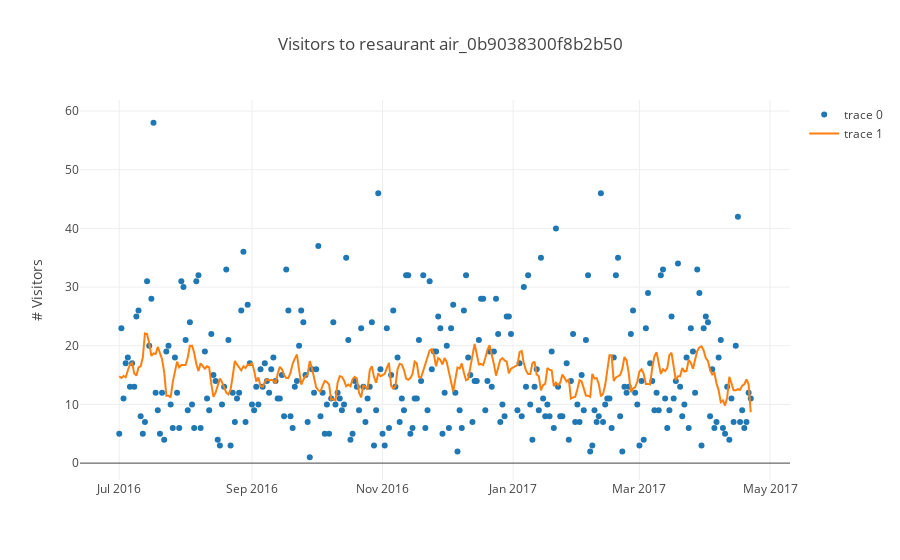
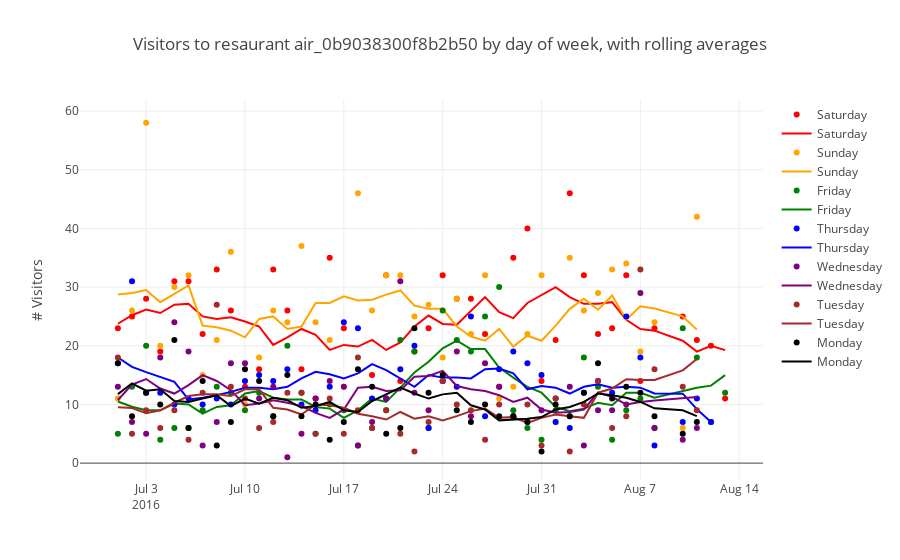
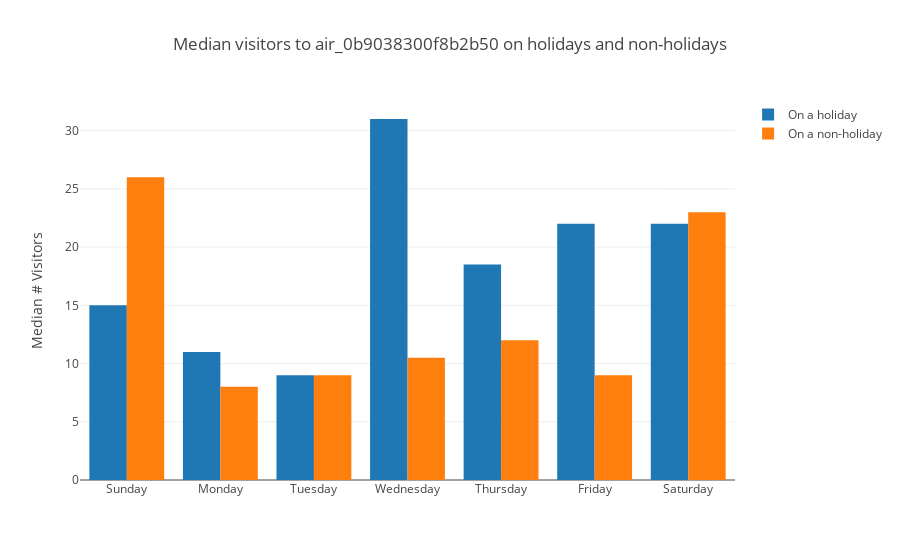
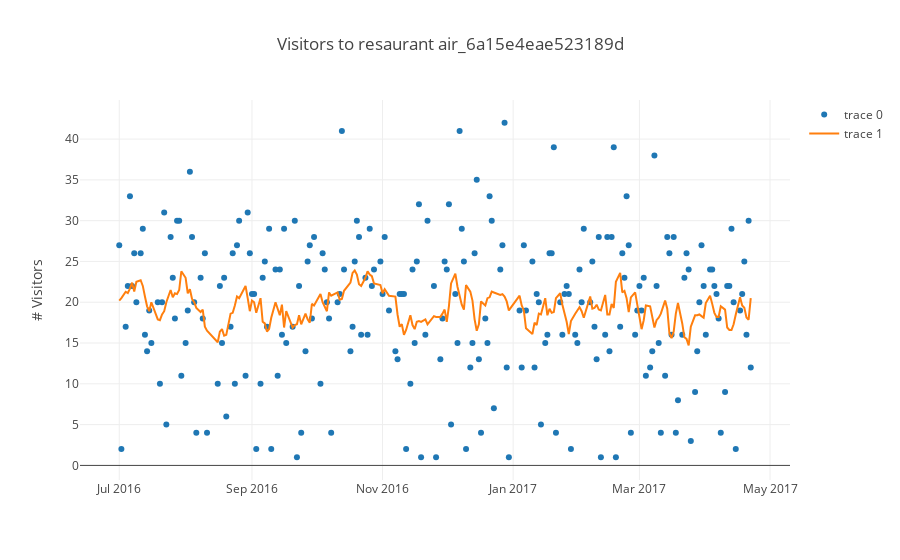

The notebook cell saved with these charts, in order:
### Code cell
# Plots data for several random restaurants.
NUM_RESTAURANTS = 7

# We're using Plotly in offline mode
# because it appears plotly the credentials on our GCE VM.
from plotly.offline import init_notebook_mode, iplot
import plotly.graph_objs as go
import random

init_notebook_mode(connected=True)

# Converts date strings to datetime objects.
data[AIR_VISIT_DATA]['visit_date'] = pd.to_datetime(data[AIR_VISIT_DATA]['visit_date'])
data[DATE_INFO]['visit_date'] = pd.to_datetime(data[DATE_INFO]['visit_date'])
data[AIR_RESERVE]['visit_datetime'] = pd.to_datetime(data[AIR_RESERVE]['visit_datetime'])
data[AIR_RESERVE]['reserve_datetime'] = pd.to_datetime(data[AIR_RESERVE]['reserve_datetime'])

for i in range(NUM_RESTAURANTS):
  random_index = random.randint(0, data[SAMPLE_SUBMISSION].shape[0])
  air_id = data[SAMPLE_SUBMISSION]['id'][random_index][:len('air_00a91d42b08b08d9')]
  
  # Plots the number of visitors to this restaurant over time.
  air_visit_data = data[AIR_VISIT_DATA][data[AIR_VISIT_DATA]['air_store_id'] == air_id]
  
  # The given air store may or may not be represented in the hgp store data.
  air_ids = data[STORE_ID_RELATION]['air_store_id']
  idx = air_ids[air_ids == air_id].index
  hpg_id = ''
  if len(idx) > 0:
    hpg_id = data[STORE_ID_RELATION]['hpg_store_id'][idx[0]]

  plot_number_of_visitors_to_one_resaturant(data, air_visit_data, air_id)
  plot_visitors_on_days_of_week_for_one_restaurant(data, air_visit_data, air_id)
  plot_reservations_vs_visitors_for_one_restaurant(data, air_visit_data, air_id)
  plot_median_visitors_per_day_of_week_on_holiday_vs_non_holiday(data, air_visit_data, air_id)

### Figure 1 — Plotly figure (JSON) as saved in the notebook; plotly's stock layout.template omitted (floating-point values rounded to 4 significant figures; data arrays with more than 128 entries replaced by an {"elided": "..."} marker saying what was removed)
{"data": [{"mode": "markers", "type": "scatter", "x": {"elided": "292 str values"}, "y": {"elided": "292 int values"}}, {"mode": "lines", "type": "scatter", "x": {"elided": "292 str values"}, "y": {"elided": "292 float values"}}], "layout": {"title": "Visitors to resaurant air_0b9038300f8b2b50", "yaxis": {"title": "# Visitors"}}}

### Figure 2 — Plotly figure (JSON) as saved in the notebook; plotly's stock layout.template omitted (floating-point values rounded to 4 significant figures; data arrays with more than 128 entries replaced by an {"elided": "..."} marker saying what was removed)
{"data": [{"line": {"color": "red"}, "mode": "markers", "name": "Saturday", "type": "scatter", "x": {"elided": "292 str values"}, "y": [23, 25, 28, 19, 31, 31, 22, 33, 26, 13, 16, 33, 26, 16, 11, 35, 23, 9, 15, 32, 14, 19, 23, 32, 28, 28, 22, 13, 35, 40, 14, 21, 46, 32, 22, 23, 32, 14, 23, 25, 21, 20, 11]}, {"line": {"color": "red"}, "mode": "lines", "name": "Saturday", "type": "scatter", "x": {"elided": "292 str values"}, "y": [23.75, 25.2, 26.17, 25.57, 27.0, 27.14, 25.0, 24.57, 24.86, 24.14, 23.29, 20.14, 21.43, 22.86, 21.86, 19.29, 20.14, 19.86, 21.0, 19.29, 20.57, 23.29, 25.14, 23.71, 23.57, 25.86, 28.29, 25.71, 24.71, 27.29, 28.71, 30.0, 28.29, 27.14, 27.14, 27.43, 24.43, 22.86, 22.57, 20.86, 19.0, 20.0, 19.25]}, {"line": {"color": "orange"}, "mode": "markers", "name": "Sunday", "type": "scatter", "x": {"elided": "292 str values"}, "y": [11, 26, 58, 20, 30, 32, 15, 21, 36, 10, 18, 26, 24, 37, 24, 21, 13, 46, 26, 32, 32, 25, 27, 18, 28, 22, 32, 11, 13, 22, 32, 7, 35, 26, 29, 33, 34, 19, 24, 6, 42]}, {"line": {"color": "orange"}, "mode": "lines", "name": "Sunday", "type": "scatter", "x": {"elided": "292 str values"}, "y": [28.75, 29.0, 29.5, 27.43, 28.86, 30.29, 23.43, 23.14, 22.57, 21.43, 24.57, 25.0, 22.86, 23.29, 27.29, 27.29, 28.43, 27.71, 27.86, 28.71, 29.43, 26.86, 26.29, 26.29, 23.29, 21.57, 20.86, 22.86, 19.86, 21.71, 20.86, 23.43, 26.29, 28.0, 26.14, 28.57, 24.43, 26.71, 26.33, 25.0, 22.75]}, {"line": {"color": "green"}, "mode": "markers", "name": "Friday", "type": "scatter", "x": {"elided": "292 str values"}, "y": [5, 13, 20, 4, 6, 6, 9, 13, 12, 9, 12, 8, 20, 12, 5, 10, 9, 3, 6, 9, 21, 19, 6, 26, 21, 19, 25, 30, 9, 6, 4, 9, 8, 18, 13, 4, 9, 11, 6, 23, 18, 7, 12]}, {"line": {"color": "green"}, "mode": "lines", "name": "Friday", "type": "scatter", "x": {"elided": "292 str values"}, "y": [10.5, 9.6, 9.0, 9.0, 10.14, 10.0, 8.429, 9.571, 9.857, 11.86, 12.29, 11.14, 10.86, 10.86, 9.571, 9.286, 7.714, 9.0, 11.0, 10.43, 12.86, 15.43, 17.29, 19.57, 20.86, 19.43, 19.43, 16.29, 14.57, 13.0, 12.0, 9.571, 8.857, 9.286, 10.29, 9.857, 12.0, 12.0, 11.14, 12.29, 12.83, 13.2, 15.0]}, {"line": {"color": "blue"}, "mode": "markers", "name": "Thursday", "type": "scatter", "x": {"elided": "292 str values"}, "y": [17, 31, 12, 12, 10, 11, 10, 11, 10, 14, 15, 14, 16, 10, 9, 13, 24, 23, 11, 11, 16, 20, 6, 14, 13, 25, 8, 16, 19, 17, 15, 7, 6, 12, 14, 12, 25, 18, 3, 7, 11, 7]}, {"line": {"color": "blue"}, "mode": "lines", "name": "Thursday", "type": "scatter", "x": {"elided": "292 str values"}, "y": [18.0, 16.4, 15.5, 14.71, 13.86, 10.86, 11.14, 11.57, 12.14, 12.86, 12.86, 12.57, 13.0, 14.43, 15.57, 15.14, 14.43, 15.29, 16.86, 15.86, 14.43, 13.0, 15.0, 14.57, 14.57, 14.43, 16.0, 16.14, 15.29, 12.57, 13.14, 12.86, 11.86, 13.0, 13.43, 12.86, 13.0, 12.86, 11.86, 11.83, 9.2, 7.0]}, {"line": {"color": "purple"}, "mode": "markers", "name": "Wednesday", "type": "scatter", "x": {"elided": "292 str values"}, "y": [13, 7, 5, 18, 24, 19, 3, 7, 17, 17, 11, 13, 1, 5, 11, 14, 13, 3, 7, 11, 31, 12, 9, 14, 19, 8, 17, 13, 8, 7, 9, 11, 13, 3, 9, 9, 10, 29, 6, 4, 6]}, {"line": {"color": "purple"}, "mode": "lines", "name": "Wednesday", "type": "scatter", "x": {"elided": "292 str values"}, "y": [10.75, 13.4, 14.33, 12.71, 11.86, 13.29, 15.0, 14.0, 12.43, 9.857, 10.14, 10.71, 10.29, 9.714, 8.571, 7.714, 9.143, 12.86, 13.0, 12.29, 12.43, 14.71, 14.86, 15.71, 13.14, 12.57, 12.29, 11.57, 10.43, 11.14, 9.143, 8.571, 8.714, 9.143, 12.0, 11.29, 10.0, 10.43, 10.67, 11.0, 11.25]}, {"line": {"color": "brown"}, "mode": "markers", "name": "Tuesday", "type": "scatter", "x": {"elided": "292 str values"}, "y": [18, 5, 9, 6, 9, 4, 12, 27, 13, 11, 6, 7, 12, 12, 5, 11, 5, 18, 6, 9, 5, 2, 7, 14, 10, 9, 4, 10, 8, 10, 3, 11, 2, 10, 14, 6, 8, 33, 16, 13, 9]}, {"line": {"color": "brown"}, "mode": "lines", "name": "Tuesday", "type": "scatter", "x": {"elided": "292 str values"}, "y": [9.5, 9.4, 8.5, 9.0, 10.29, 11.43, 11.71, 11.71, 11.43, 12.57, 12.57, 9.429, 9.143, 8.286, 10.0, 9.857, 9.429, 8.429, 8.0, 7.429, 8.714, 7.571, 8.0, 7.286, 8.0, 8.857, 9.286, 7.714, 7.857, 6.857, 7.714, 8.286, 8.0, 7.714, 12.0, 12.71, 14.29, 14.14, 14.17, 15.8, 17.75]}, {"line": {"color": "black"}, "mode": "markers", "name": "Monday", "type": "scatter", "x": {"elided": "292 str values"}, "y": [17, 8, 12, 10, 21, 6, 14, 3, 7, 16, 14, 8, 15, 8, 10, 4, 7, 16, 13, 5, 6, 23, 12, 15, 9, 7, 10, 8, 8, 7, 2, 10, 8, 12, 17, 11, 13, 12, 8, 5, 7]}, {"line": {"color": "black"}, "mode": "lines", "name": "Monday", "type": "scatter", "x": {"elided": "292 str values"}, "y": [11.75, 13.6, 12.33, 12.57, 10.57, 10.43, 11.0, 11.57, 9.714, 11.0, 10.14, 11.14, 10.71, 9.429, 9.714, 10.43, 9.0, 8.714, 10.57, 11.71, 12.86, 11.86, 11.0, 11.71, 12.0, 9.857, 9.143, 7.286, 7.429, 7.571, 7.857, 9.143, 9.571, 10.43, 11.86, 11.57, 11.14, 10.43, 9.333, 9.0, 8.0]}], "layout": {"title": "Visitors to resaurant air_0b9038300f8b2b50 by day of week, with rolling averages", "yaxis": {"title": "# Visitors"}}}

### Figure 3 — Plotly figure (JSON) as saved in the notebook; plotly's stock layout.template omitted (floating-point values rounded to 4 significant figures)
{"data": [{"name": "On a holiday", "type": "bar", "x": ["Sunday", "Monday", "Tuesday", "Wednesday", "Thursday", "Friday", "Saturday"], "y": [15.0, 11.0, 9.0, 31.0, 18.5, 22.0, 22.0]}, {"name": "On a non-holiday", "type": "bar", "x": ["Sunday", "Monday", "Tuesday", "Wednesday", "Thursday", "Friday", "Saturday"], "y": [26.0, 8.0, 9.0, 10.5, 12.0, 9.0, 23.0]}], "layout": {"title": "Median visitors to air_0b9038300f8b2b50 on holidays and non-holidays", "yaxis": {"title": "Median # Visitors"}}}

### Figure 4 — Plotly figure (JSON) as saved in the notebook; plotly's stock layout.template omitted (floating-point values rounded to 4 significant figures; data arrays with more than 128 entries replaced by an {"elided": "..."} marker saying what was removed)
{"data": [{"mode": "markers", "type": "scatter", "x": {"elided": "234 str values"}, "y": {"elided": "234 int values"}}, {"mode": "lines", "type": "scatter", "x": {"elided": "234 str values"}, "y": {"elided": "234 float values"}}], "layout": {"title": "Visitors to resaurant air_6a15e4eae523189d", "yaxis": {"title": "# Visitors"}}}
